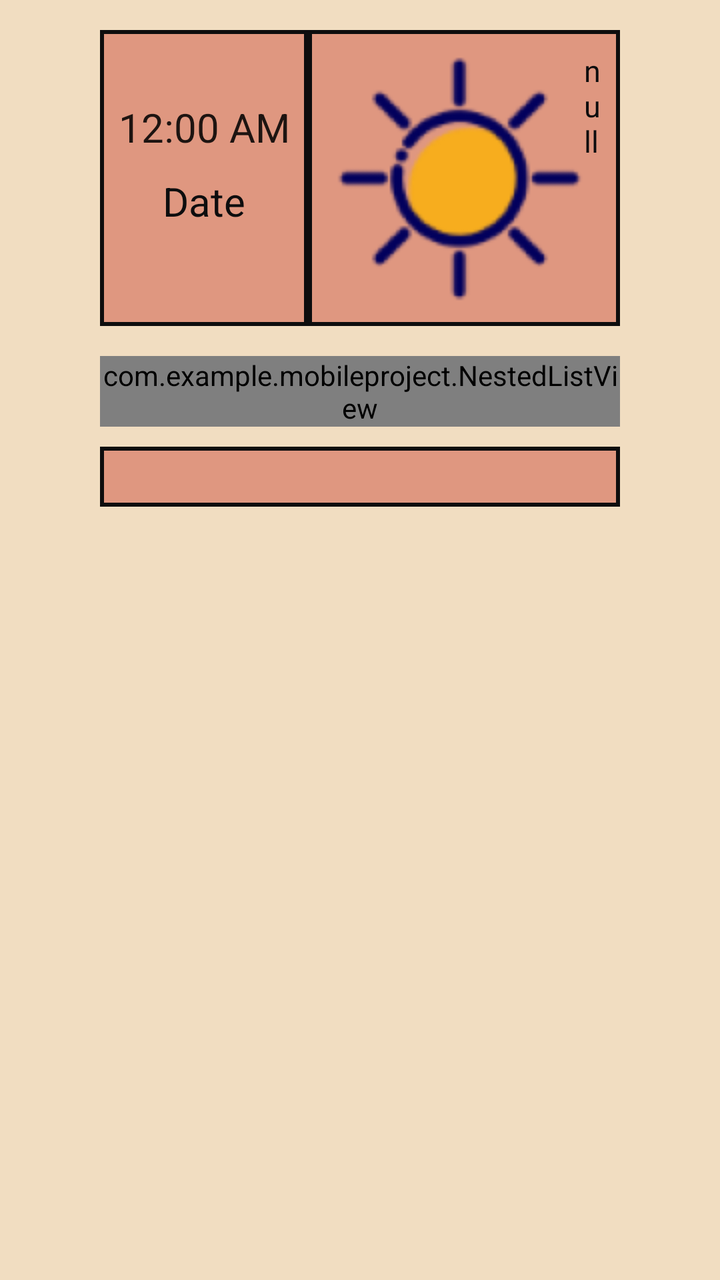
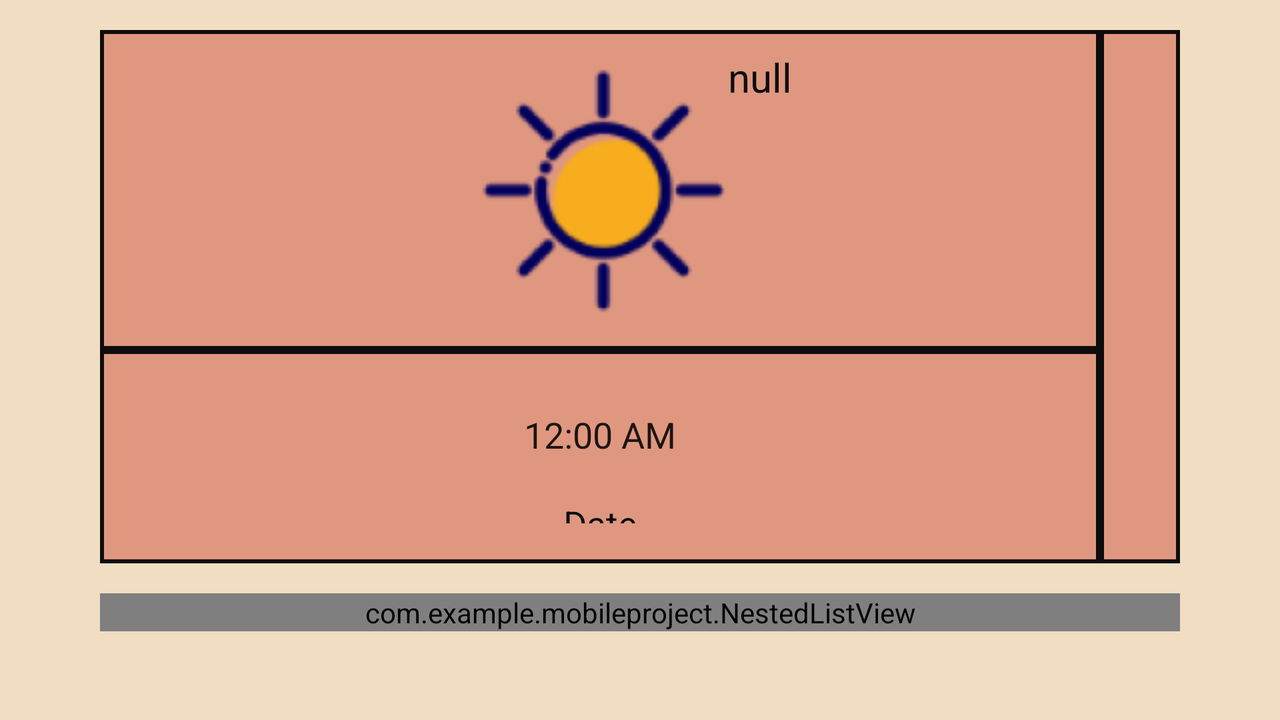

First picture: res/layout/ on a phone held upright. Second picture: the repository's own variant of that layout, on a device whose configuration matches the variant's folder. Source for both follows.
<!-- AndroidManifest.xml: application theme AppTheme -->
<!-- res/layout/activity_main.xml -->
<?xml version="1.0" encoding="utf-8"?>
<ScrollView
    xmlns:android="http://schemas.android.com/apk/res/android"
    android:layout_width="match_parent"
    android:layout_height="match_parent"
    android:fillViewport="true"
    android:background="@color/colorOrange">
    <LinearLayout
        android:layout_width="match_parent"
        android:layout_height="wrap_content"
        android:orientation="vertical">
        <LinearLayout
            android:layout_width="match_parent"
            android:layout_height="wrap_content"
            android:orientation="horizontal"
            android:layout_marginHorizontal="50dp"
            android:layout_marginVertical="15dp"
            android:background="@color/colorRed"
            android:baselineAligned="false"
            android:weightSum="10">
            <LinearLayout
                android:layout_width="match_parent"
                android:layout_height="match_parent"
                android:orientation="vertical"
                android:background="@drawable/grid_border"
                android:layout_weight="6"
                android:paddingTop="30dp">
                <TextClock
                    android:padding="5dp"
                    android:layout_width="match_parent"
                    android:layout_height="wrap_content"
                    android:textAlignment="center"
                    android:textSize="20sp"
                    android:id="@+id/textClock"/>
                <TextView
                    android:padding="5dp"
                    android:layout_width="match_parent"
                    android:layout_height="match_parent"
                    android:text="Date"
                    android:textAlignment="center"
                    android:textSize="20sp"
                    android:id="@+id/textViewCurrentDate"
                    android:textColor="@color/colorBlack"/>
            </LinearLayout>

            <LinearLayout
                android:layout_width="match_parent"
                android:layout_height="wrap_content"
                android:background="@drawable/grid_border"
                android:orientation="horizontal"
                android:layout_weight="4"
                android:layout_gravity="center"
                android:padding="10dp">
                <ImageView
                    android:layout_width="wrap_content"
                    android:layout_height="wrap_content"
                    android:src="@drawable/weather_sun"
                    android:id="@+id/imageViewWeatherIcon"
                    android:layout_gravity="center" />
                <TextView
                    android:layout_width="wrap_content"
                    android:layout_height="wrap_content"
                    android:text="null"
                    android:id="@+id/textViewTemperature"
                    android:textSize="15sp"
                    android:textColor="@color/colorBlack"
                    android:layout_gravity="center_horizontal"/>
            </LinearLayout>

        </LinearLayout>

        <LinearLayout
            android:layout_width="match_parent"
            android:layout_height="wrap_content"
            android:layout_marginHorizontal="50dp"
            android:background="@color/colorRed">
            <com.example.mobileproject.NestedListView
                android:layout_width="match_parent"
                android:layout_height="wrap_content"
                android:id="@+id/listViewSchedule"
                android:background="@drawable/grid_border"
                />
        </LinearLayout>

        <LinearLayout
            android:layout_width="match_parent"
            android:layout_height="wrap_content"
            android:layout_marginHorizontal="50dp"
            android:background="@color/colorRed"
            android:layout_marginTop="10dp">
            <GridLayout
                android:id="@+id/gridLayoutType"
                android:layout_width="match_parent"
                android:layout_height="match_parent"
                android:layout_weight="1"
                android:columnCount="3"
                android:orientation="horizontal"
                android:rowCount="3"
                android:background="@drawable/grid_border"
                android:paddingHorizontal="20dp"
                android:paddingVertical="15dp"/>
        </LinearLayout>
    </LinearLayout>

</ScrollView>
<!-- resources referenced by this layout -->
<resources>
  <color name="colorBlack">#0D0D0E</color>
  <color name="colorOrange">#F1DDC1</color>
  <color name="colorRed">#DF9780</color>
  <!-- drawable grid_border (drawable) -->
  <?xml version="1.0" encoding="utf-8"?>
  <shape xmlns:android="http://schemas.android.com/apk/res/android">
      <solid android:color="@android:color/transparent" />
      <corners
          android:bottomRightRadius="0dp"
          android:bottomLeftRadius="0dp"
          android:topLeftRadius="0dp"
          android:topRightRadius="0dp" />
      <stroke
          android:color="@color/colorBlack"
          android:width="2dp"/>
  </shape>
  <!-- drawable weather_sun: png bitmap (drawable, 10378 bytes) -->
  <style name="AppTheme" parent="Theme.AppCompat.Light.DarkActionBar">
          
          
          
          <item name="colorPrimary">#D59E4D</item>
          <item name="colorPrimaryDark">#D33808</item>
          <item name="colorAccent">#E6B58A</item>
      </style>
</resources>
<!-- res/layout-land/activity_main.xml (the author's variant of the layout above) -->
<!-- drawn on the phone turned sideways -->
<?xml version="1.0" encoding="utf-8"?>
<ScrollView
    xmlns:android="http://schemas.android.com/apk/res/android"
    android:layout_width="match_parent"
    android:layout_height="match_parent"
    android:fillViewport="true"
    android:background="@color/colorOrange">
    <LinearLayout
        android:layout_width="match_parent"
        android:layout_height="wrap_content"
        android:orientation="vertical">
        <LinearLayout
            android:layout_width="match_parent"
            android:layout_height="wrap_content"
            android:orientation="horizontal"
            android:layout_marginHorizontal="50dp"
            android:layout_marginVertical="15dp"
            android:background="@color/colorRed"
            android:baselineAligned="false"
            android:weightSum="10">
            <LinearLayout
                android:layout_width="match_parent"
                android:layout_height="match_parent"
                android:orientation="vertical"
                android:layout_weight="10"
                android:weightSum="10">
                <LinearLayout
                    android:layout_width="match_parent"
                    android:layout_height="0dp"
                    android:background="@drawable/grid_border"
                    android:orientation="horizontal"
                    android:layout_weight="6"
                    android:layout_gravity="center"
                    android:padding="10dp">
                    <RelativeLayout
                        android:layout_width="match_parent"
                        android:layout_height="match_parent">
                        <ImageView
                            android:layout_centerInParent="true"
                            android:layout_width="wrap_content"
                            android:layout_height="wrap_content"
                            android:src="@drawable/weather_sun"
                            android:id="@+id/imageViewWeatherIcon"
                            android:layout_gravity="center" />
                        <TextView
                            android:layout_toRightOf="@+id/imageViewWeatherIcon"
                            android:layout_width="wrap_content"
                            android:layout_height="wrap_content"
                            android:text="null"
                            android:id="@+id/textViewTemperature"
                            android:textSize="20sp"
                            android:textColor="@color/colorBlack"
                            android:layout_gravity="center_horizontal"/>
                    </RelativeLayout>
                </LinearLayout>
                <LinearLayout
                    android:layout_width="match_parent"
                    android:layout_height="0dp"
                    android:orientation="vertical"
                    android:background="@drawable/grid_border"
                    android:layout_weight="4"
                    android:paddingTop="30dp">
                    <TextClock
                        android:layout_width="match_parent"
                        android:layout_height="wrap_content"
                        android:textAlignment="center"
                        android:textSize="18sp"
                        android:id="@+id/textClock"/>
                    <TextView
                        android:padding="20dp"
                        android:layout_width="match_parent"
                        android:layout_height="match_parent"
                        android:text="Date"
                        android:textAlignment="center"
                        android:textSize="18sp"
                        android:id="@+id/textViewCurrentDate"
                        android:textColor="@color/colorBlack"/>
                </LinearLayout>
            </LinearLayout>
            <LinearLayout
                android:layout_width="wrap_content"
                android:layout_height="match_parent">
                <GridLayout
                    android:id="@+id/gridLayoutType"
                    android:layout_width="match_parent"
                    android:layout_height="match_parent"
                    android:layout_weight="1"
                    android:columnCount="3"
                    android:orientation="horizontal"
                    android:rowCount="3"
                    android:background="@drawable/grid_border"
                    android:paddingHorizontal="20dp"
                    android:paddingVertical="15dp"/>
            </LinearLayout>
        </LinearLayout>

        <LinearLayout
            android:layout_width="match_parent"
            android:layout_height="wrap_content"
            android:layout_marginHorizontal="50dp"
            android:background="@color/colorRed">
            <com.example.mobileproject.NestedListView
                android:layout_width="match_parent"
                android:layout_height="wrap_content"
                android:id="@+id/listViewSchedule"
                android:background="@drawable/grid_border"
                />
        </LinearLayout>


    </LinearLayout>

</ScrollView>
